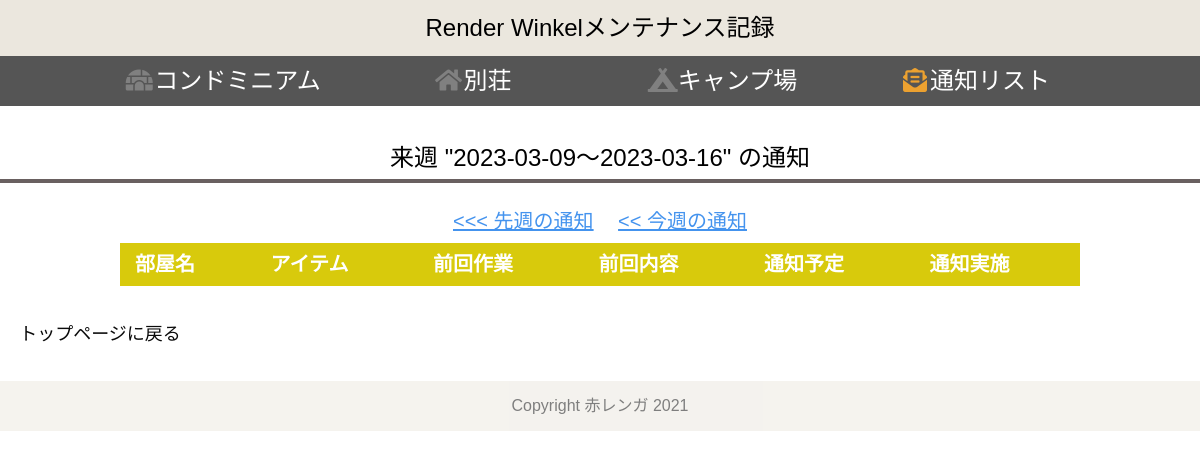
/notice/w_tasklist/nw, run on an earlier commit of the app's database.
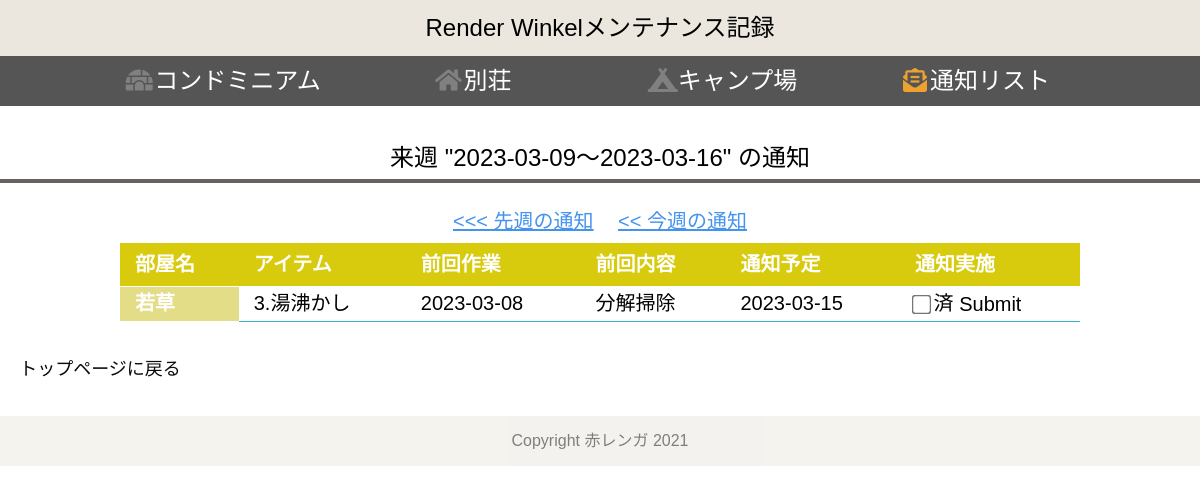
And on a later commit of the database.
### tables this page shows
CREATE TABLE "wakakusa" (
	"taskid"	INTEGER,
	"item_id"	INTEGER,
	"t_id"	INTEGER,
	"item"	TEXT,
	"pro_date"	INTEGER,
	"pro_number"	TEXT,
	"set_date"	DATE,
	"t_date"	DATE,
	"task"	TEXT,
	"notice"	DATE,
	"nt_id"	INTEGER,
	PRIMARY KEY("taskid" AUTOINCREMENT)
);

CREATE TABLE "items" (
	"id"	INTEGER,
	"ios_id"	INTEGER,
	"room"	TEXT,
	"table_name"	TEXT,
	PRIMARY KEY("id" AUTOINCREMENT)
);

### app.py (the view)
@app.route("/notice/w_tasklist/nw")
def notice_w_tasklist_nw():
    today = dt.date.today()
    time7 = today + dt.timedelta(days=-7)
    time14 = today + dt.timedelta(days=-14)
    time_p7 = today + dt.timedelta(days=7)
    conn = sqlite3.connect("w_MN.db")
    c = conn.cursor()
    c.execute("select table_name from items")
    tbname_list = []
    ntlist = []
    nt_list = []
    for row in c.fetchall():
        c.execute("select items.room,  %s.item, %s.t_date, %s.task, %s.notice, items.id, %s.taskid FROM items JOIN %s ON items.id = %s.item_id where notice <= ? and notice >= ? and nt_id =0" % (row[0],row[0],row[0],row[0],row[0],row[0],row[0]), (time_p7,today,))
        ntlist = []
        notice_list = c.fetchall()
        for row2 in notice_list:
            if row2 is not None:
                ntlist.append(row2)
        for row3 in ntlist:
            if row3[0] is not None:
                nt_list.append({"room":row3[0],"item":row3[1],"t_date":row3[2],"task":row3[3],"notice":row3[4],"id":row3[5],"taskid":row3[6]})
    print(len(nt_list))
    c.close()
    return render_template("w_notice_list_nw.html",nt_list = nt_list, today = today, time_p7 = time_p7)

### templates/w_notice_list_nw.html
{% extends 'w_base_test2.html' %}
{% block content %}
<h2>来週 "{{today}}～{{time_p7}}" の通知</h2>
<div class="btn_top_1">
    <a href="/notice/w_tasklist/lw" class="btn4"><<< 先週の通知</a>
    <a href="/notice/w_tasklist" class="btn4"><< 今週の通知</a>
</div>
<table class="table_list" width="80%">
    <thead>
        <tr>
            <th>部屋名</th>
            <th>アイテム</th>
            <th>前回作業</th>
            <th>前回内容</th>
            <th>通知予定</th>
            <th>通知実施</th>
        </tr>
    </thead>
    {% for item in nt_list %}
    <form action="/notice/w_tasklist/nt_nw/{{item['id']}}/{{item['taskid']}}" method="POST">
    <tbody>
        <tr>
            <th label="部屋名">{{item["room"]}}</th>
            <td label="前回作業日">{{item["item"]}}</td>
            <td label="前回作業日">{{item["t_date"]}}</td>
            <td label="前回内容">{{item["task"]}}</td>
            <td label="通知予定日">{{item["notice"]}}</td>
            <td label="通知実施">
                <div>
                    <input type="checkbox" name="nt_id" value="1">
                        <label>済</label>
                    <input type="submit" onclick="return confirm('通知リストから削除していいですか')">
                </div>
            </td>
        </tr>
    </tbody>
    </form>
    {% endfor %}
</table>
<a href="/">
    <button type="button" class="btn1">トップページに戻る</button>
</a>
{% endblock %}

### templates/w_base_test2.html (shortened to what this page needs)
<!DOCTYPE html>
<html lang="ja">
<head>
    <link rel="stylesheet" href="/static/css/reset.css">
    <link rel="stylesheet" href="/static/css/w_style.css">
    <link rel="stylesheet" href="https://use.fontawesome.com/releases/v5.6.4/css/all.css">
</head>
<body>
    <header>
        <div>
            <a class="top" href="/">Render Winkelメンテナンス記録</a>
        </div>
        <div class="drawer_menu">
            <nav class="drawer_nav_wrapper">
                <ul class="drawer_nav">
                    <li>
                        <a href="#"><i class="fas fa-igloo my-gray fa-fw"></i>コンドミニアム</a>
                    </li>
                    <li>
                        <a href="#"><i class="fas fa-home my-gray fa-fw"></i>別荘 </a>
                    </li>
                    <li>
                        <a href="#"><i class="fas fa-campground my-gray fa-fw"></i>キャンプ場 </a>
                    </li>
                    <li>
                        <a href="/notice/w_tasklist"><i class="fas fa-envelope-open-text my-orange fa-fw"></i>通知リスト</a>
                    </li>
                </ul>
            </nav>
        </div>
    </header>
    {% block content %}{% endblock %}
</body>
<footer>
    <p class="footer">Copyright 赤レンガ 2021</p>
</footer>
</html>

### static/css/w_style.css (style rules this page uses)
body { font-family: "Noto Sans Japanese", "ヒラギノ角ゴ Pro W3", "Hiragino Kaku Gothic Pro", "ヒラギノ角ゴ ProN W3", "Hiragino Kaku Gothic ProN", "游ゴシック", YuGothic, "メイリオ", "Meiryo", "HGPｺﾞｼｯｸM", "Osaka", "ＭＳ Ｐゴシック", sans-serif, Century Gothic, Arial; }
.top { width: 100%; background-color: rgb(235, 231, 222); font-size: 24px; line-height: 1; padding: 16px 10px; text-align: center; }
.my-gray { color: gray }
.my-orange { color: #eca130 }
p { text-align: center; font-size: 20px; }
a { color:black; display: inline-block; font-size: 24px; }
h2 { font-size: 24px; margin-top: 30px; margin-bottom: 15px; text-align:center; line-height: 1.8; border-bottom: solid 4px rgb(105, 96, 96); }
table { table-layout: auto; margin-left: auto; margin-right: auto; border-radius: 16px; }
table th { font-size: 20px; padding: 0; }
td { font-size: 20px; }
.table_list { border-collapse: collapse; margin-bottom: 20px; }
.table_list thead th { background: #d8ca0c; padding: 10px 15px; border-bottom:#FFF solid 1px; color:#FFF; }
.table_list tbody th { background:#e3dd88; color:#FFF; padding: 2px 15px; border-bottom:#FFF solid 1px; vertical-align:middle; }
.table_list tbody tr:last-child th { border-bottom:#FFF solid 1px; }
.table_list tbody td { background:#FFF; padding:5px 15px; border-bottom:#3EB1C6 solid 1px; vertical-align:middle; }
form { margin-top: 20px; margin-left: auto; margin-right: auto; max-width: 720px; }
input[type=checkbox] { -ms-transform: scale(1.5, 1.5); -webkit-transform: scale(1.5, 1.5); transform: scale(1.5, 1.5); }
.btn1 { display: inline-block; width: 200px; height: 54px; text-align: center; text-decoration: none; line-height: 54px; outline: none; background-color:white; color: rgb(10, 10, 10); font-size: 18px; border-radius: 4px; margin-bottom: 20px; }
.btn_top_1 { text-align: center; padding: 10px; }
.btn4 { height: 20px; font-size: 20px; border-radius: 8px; color: rgb(68, 147, 238); text-align: center; text-decoration: underline; padding: 2px 10px; }
.footer { bottom: 0; font-size: 16px; color: black; padding: 16px; text-align: center; background-color: rgb(235, 231, 222); opacity: 0.5; }
.drawer_menu a { color: inherit; text-decoration: none; }
.drawer_menu .drawer_nav_wrapper { transform: translate(0); width: 100%; height: 50px; position: relative; top: auto; right: auto; z-index: 100; background-color: #555; }
.drawer_menu .drawer_nav { max-width: 1000px; padding: 0; margin: 0 auto; display: -webkit-flex; display: flex; -webkit-justify-content: center; justify-content: center; list-style-type: none; }
.drawer_menu .drawer_nav li { font-size: 16px; margin: 0; padding: 0; width: 100%; height: 50px; line-height: 50px; background-color: #555; text-align: center; list-style-type: none; }
.drawer_menu .drawer_nav li a { color: #fff; }

What changed in the data, as far as the page shows it:
added wakakusa: room "若草", item "3.湯沸かし", t_date "2023-03-08", task "分解掃除", notice "2023-03-15"
